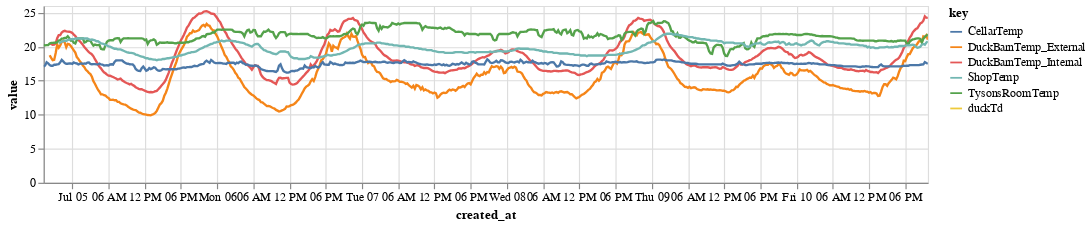

This figure's notebook cell:
### Code cell
selector = alt.selection_single(
    fields=['key'], 
    empty='all',
    bind='legend'
)

area1 = alt.Chart(dfsub.reset_index()).transform_fold(
    ['DuckBarnTemp_Internal','DuckBarnTemp_External','TysonsRoomTemp','duckTd','ShopTemp','CellarTemp']
).mark_line(clip=True
).encode(
    alt.X('created_at:T'),
    alt.Y('value:Q'),
    alt.Color('key:N'),
    opacity=alt.condition(selector, alt.value(1), alt.value(0))
).add_selection(
    selector
).properties(
    width=750,
    height=150
).interactive()

area1

### Figure 1 — Vega-Lite specification as saved in the notebook (floating-point values rounded to 4 significant figures; data arrays with more than 128 entries replaced by an {"elided": "..."} marker saying what was removed)
{"config": {"view": {"continuousWidth": 400, "continuousHeight": 300}}, "data": {"name": "data-61ed19ad6b83675291d51d9bc86a09bf"}, "mark": {"type": "line", "clip": true}, "encoding": {"color": {"type": "nominal", "field": "key"}, "opacity": {"condition": {"value": 1, "selection": "selector001"}, "value": 0}, "x": {"type": "temporal", "field": "created_at"}, "y": {"type": "quantitative", "field": "value"}}, "height": 150, "selection": {"selector001": {"type": "single", "fields": ["key"], "empty": "all", "bind": "legend"}, "selector002": {"type": "interval", "bind": "scales", "encodings": ["x", "y"]}}, "transform": [{"fold": ["DuckBarnTemp_Internal", "DuckBarnTemp_External", "TysonsRoomTemp", "duckTd", "ShopTemp", "CellarTemp"]}], "width": 750, "$schema": "https://vega.github.io/schema/vega-lite/v4.8.1.json", "datasets": {"data-61ed19ad6b83675291d51d9bc86a09bf": {"elided": "587 records"}}}
